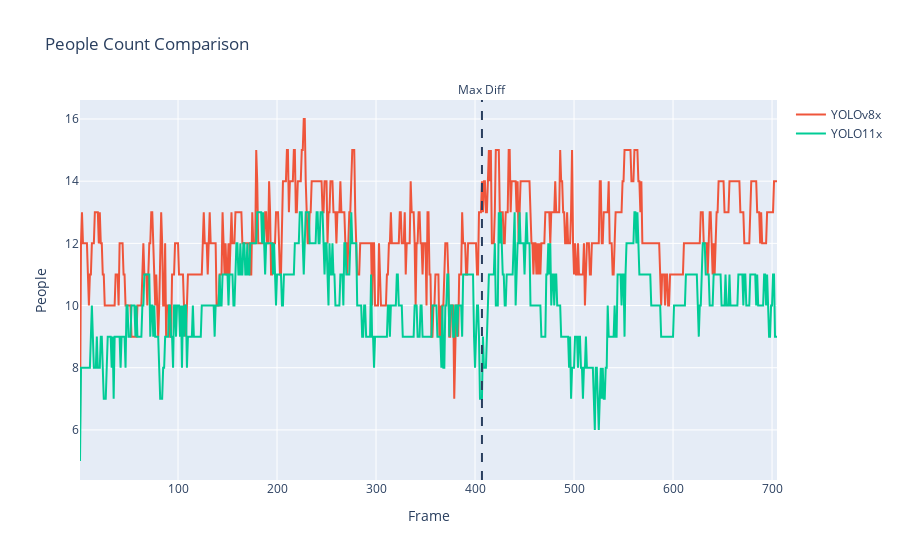

Notebook source saved alongside this figure:
### Code cell
# Интерактивный график
fig = px.line(title="People Count Comparison")
for model_name in models:
    fig.add_scatter(
        x=list(range(1, len(people_per_frame[model_name]) + 1)),
        y=people_per_frame[model_name],
        name=model_name,
        mode='lines',
        hovertemplate=f"Frame: %{{x}}<br>People: %{{y}}<br>Model: {model_name}<br>Avg Confidence: %{{customdata:.2f}}",
        customdata=confidences[model_name]
    )
fig.update_layout(xaxis_title="Frame", yaxis_title="People")

# Аннотация ключевого кадра
fig.add_vline(x=max_diff_frame["number"], line_dash="dash", annotation_text="Max Diff", annotation_position="top")
fig.write_html("people_count_comparison.html")
fig.show()

# Тепловые карты
plt.figure(figsize=(12, 5))
for idx, model_name in enumerate(models, 1):
    plt.subplot(1, 2, idx)
    plt.imshow(heatmap[model_name], cmap="hot", interpolation="nearest")
    plt.colorbar(label="Density")
    plt.title(f"Heatmap ({model_name})")
plt.tight_layout()
plt.savefig("heatmaps_comparison.png")
plt.show()

# Таблица
print("\nResults:")
print(results_df)

### Figure 1 — Plotly figure (JSON) as saved in the notebook; plotly's stock layout.template omitted (floating-point values rounded to 4 significant figures; data arrays with more than 128 entries replaced by an {"elided": "..."} marker saying what was removed)
{"data": [{"hovertemplate": "<extra></extra>", "legendgroup": "", "line": {"color": "#636efa", "dash": "solid"}, "marker": {"symbol": "circle"}, "mode": "lines", "name": "", "orientation": "v", "showlegend": false, "type": "scatter", "xaxis": "x", "yaxis": "y"}, {"customdata": {"elided": "705 float values"}, "hovertemplate": "Frame: %{x}<br>People: %{y}<br>Model: YOLOv8x<br>Avg Confidence: %{customdata:.2f}", "mode": "lines", "name": "YOLOv8x", "type": "scatter", "x": {"elided": "705 int values"}, "y": {"elided": "705 int values"}}, {"customdata": {"elided": "705 float values"}, "hovertemplate": "Frame: %{x}<br>People: %{y}<br>Model: YOLO11x<br>Avg Confidence: %{customdata:.2f}", "mode": "lines", "name": "YOLO11x", "type": "scatter", "x": {"elided": "705 int values"}, "y": {"elided": "705 int values"}}], "layout": {"annotations": [{"showarrow": false, "text": "Max Diff", "x": 407, "xanchor": "center", "xref": "x", "y": 1, "yanchor": "bottom", "yref": "y domain"}], "legend": {"tracegroupgap": 0}, "shapes": [{"line": {"dash": "dash"}, "type": "line", "x0": 407, "x1": 407, "xref": "x", "y0": 0, "y1": 1, "yref": "y domain"}], "title": {"text": "People Count Comparison"}, "xaxis": {"anchor": "y", "domain": [0, 1], "title": {"text": "Frame"}}, "yaxis": {"anchor": "x", "domain": [0, 1], "title": {"text": "People"}}}}
